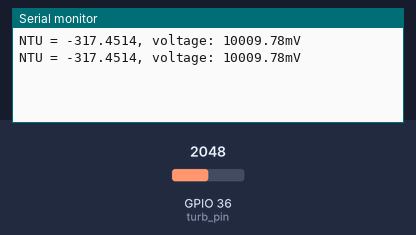
A sketch run on a simulated ESP32. Shown: the last lines printed to the serial monitor. The inputs (shaded band) are chosen by the test bench; at power-on: GPIO 36 (turb_pin) = 2048.

Above: at 1.8 s.
1.9 s: GPIO 36 (turb_pin) set to 2866
At 2.8 s:
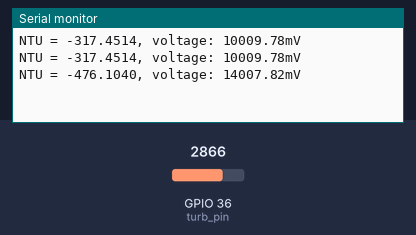
3.4 s: GPIO 36 (turb_pin) set to 3603
At 4.6 s:
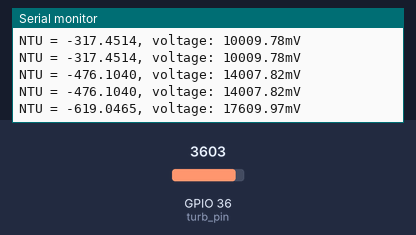
Timing chart, 0 to 6.4 s (numbered marks = the images above; inputs shaded):
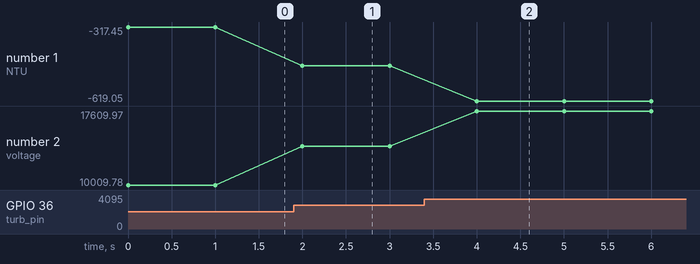

The sketch:

main.ino
```cpp
#include <math.h>

const int turb_pin = A0; // Define o pino analógico a ser utilizado

//#define USE_EQUACAO
#define USE_INTERPOLACAO


void setup() {
  Serial.begin(9600); // Inicia a comunicação serial

}

void loop() {
  read_turb(); // Lê o valor do sensor de turb

  delay(1000); // Espera 1 segundo antes de realizar a próxima leitura
}


void read_turb() {
  int turb_raw = analogRead(turb_pin); // Lê a voltagem do sensor
  float ref_value = turb_raw * (5000.0 / 1023.0);


#ifdef USE_EQUACAO
  //usar o Excel para salvar a equação de leitura
  float turb_value = ( 0000000.5 * ref_value * ref_value ) - ( 0.0078 * ref_value) + 17.579
#endif


#ifdef USE_INTERPOLACAO
  // pontos de calibração: x = NTU, y = mV
  double x_cal[] = {0, 20, 200};
  double y_cal[] = {2010.00, 1506.00, 1042.00};

  int n_cal = sizeof(x_cal) / sizeof(x_cal[0]);

  // encontrar os índices das amostras mais próximas
  int i1 = 0;
  int i2 = n_cal-1;

  for (int i = 0; i < n_cal; i++) {
    if (y_cal[i] >= ref_value && (y_cal[i] < y_cal[i1]) && (i < n_cal-1)) {
      i1 = i;
    }
    if (y_cal[i] <= ref_value && (y_cal[i] > y_cal[i2]) && (i > 0)) {
      i2 = i;
    }
  }

  // interpolação linear entre as amostras mais próximas
  // m = (y2-y1)/(x2-x1)
  // n = y - m*x
  //y = m*x + n
  double turb_value = x_cal[i1] + (x_cal[i2] - x_cal[i1]) * (ref_value - y_cal[i1]) / (y_cal[i2] - y_cal[i1]);

#endif

  Serial.print("NTU = ");
  Serial.print(turb_value, 4); // Imprime o valor de turb com quatro casas decimais
  Serial.print(", voltage: ");
  Serial.print(ref_value, 2);
  Serial.println("mV");
}
```

Measured:
- after the input at 1.9 s, the serial monitor: prints a new line after 0.10 s (image 1)
- after the input at 3.4 s, the serial monitor: prints a new line after 0.60 s (image 2)
- plotted number 1: -317.45 → -476.1 after the input at 1.9 s, -476.1 → -619.05 after the input at 3.4 s
- plotted number 2: 10009.78 → 14007.82 after the input at 1.9 s, 14007.82 → 17609.97 after the input at 3.4 s
